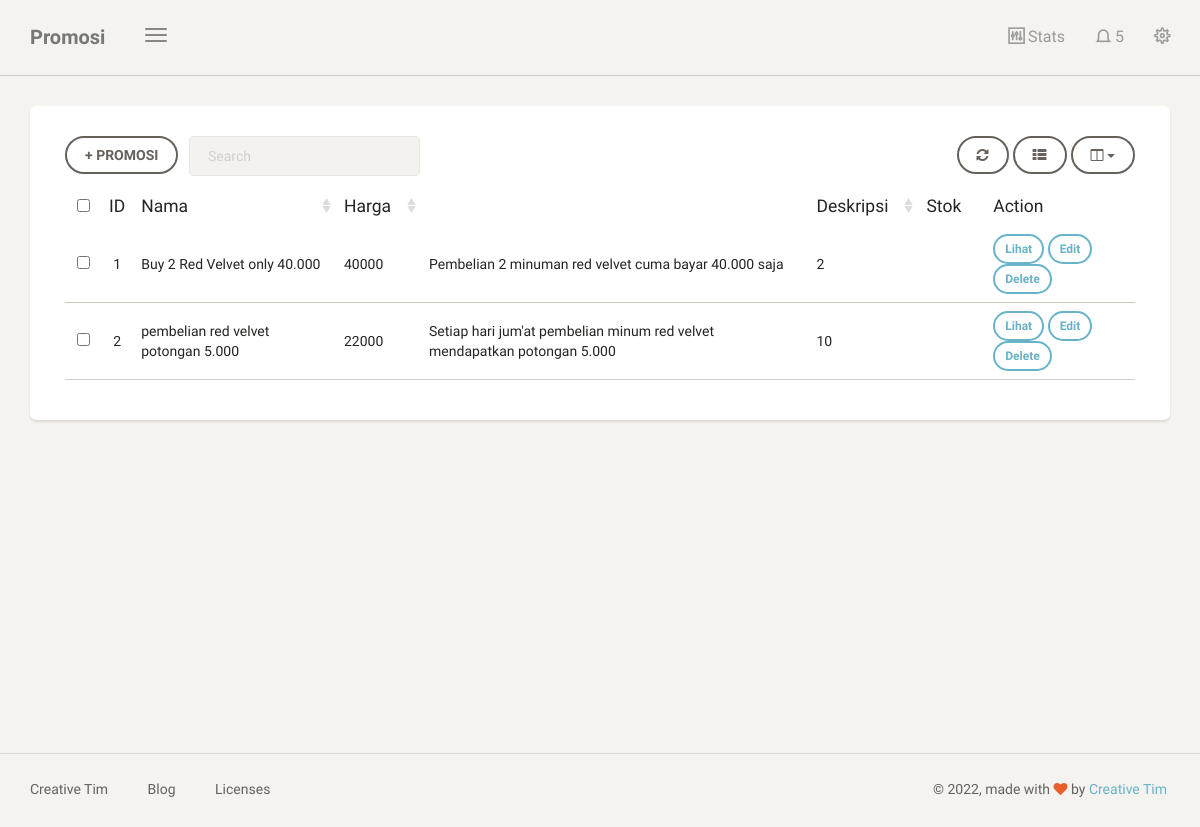
/dashboard/promosi/ (signed in), run on the app's committed database.
### menu/models.py (models this page shows, shortened)
class Promosi(models.Model):
    nama = models.CharField(max_length=30)
    harga = models.IntegerField()
    deskripsi = models.TextField()
    stok =models.IntegerField()
    class Meta :
        verbose_name_plural : "Promosi"

### menu/views.py (the view)
# urls.py: path('promosi/', promosi, name='tabel_promosi'),
@login_required
def promosi(request):
    template_name = "back/tabel_promosi.html"
    promosi = Promosi.objects.all()
    context = {
        'title' : 'Promosi',
        'promosi' : promosi,
    }
    return render(request, template_name, context)

### templates/back/tabel_promosi.html (shortened to what this page needs)
{% extends 'back/base.html' %}
{% block content %}
<div class="content">
    <div class="container-fluid">
        <div class="row">
            <div class="col-md-12">
                <div class="card">
                    <div class="card-content">
                        <div class="toolbar">
                            <a class="btn" href="{% url 'tambah_promosi' %}">+ PROMOSI</a> &ensp;
                        </div>
                        <table id="bootstrap-table" class="table">
                            <thead>
                                <th data-field="id" class="text-center">ID</th>
                                <th data-field="nama" data-sortable="true">Nama</th>
                                <th data-field="harga" data-sortable="true">Harga</th>
                                <th data-field="deskripsi" data-sortable="true">Deskripsi</th>
                                <th data-field="stok">Stok</th>
                                <th> Action </th>
                            </thead>
                            <tbody>
                                {% for p in promosi %}
                                <tr>
                                    <td>{{forloop.counter}}</td>
                                    <td>{{p.nama}}</td>
                                    <td>{{p.harga}}</td>
                                    <td>{{p.deskripsi}}</td>
                                    <td>{{p.stok}}</td>
                                    <td></td>
                                    <td></td>
                                    <td>
                                        <a class ="btn btn-sm btn-info" href="">Lihat</a>
                                        <a  class ="btn btn-sm btn-info" href="{% url 'edit_promosi' p.id %}">Edit</a>
                                        <a onclick="return confirm('delete promosi?');" class ="btn btn-sm btn-info" href="{% url 'delete_promosi' p.id %}">Delete</a>
                                    </td>
                                </tr>
                                {% endfor %}
                            </tbody>
                        </table>
                    </div>
                </div>
            </div>
        </div>
    </div>
</div>
{% endblock content %}

### data on the page
Promosi: nama "Buy 2 Red Velvet only 40.000", harga "40000", deskripsi "Pembelian 2 minuman red velvet cuma bayar 40.000 saja", stok "2"
Promosi: nama "pembelian red velvet potongan 5.000", harga "22000", deskripsi "Setiap hari jum'at pembelian minum red velvet mendapatkan potongan 5.000", stok "10"

### other printed values
{{ title }} "Promosi"
